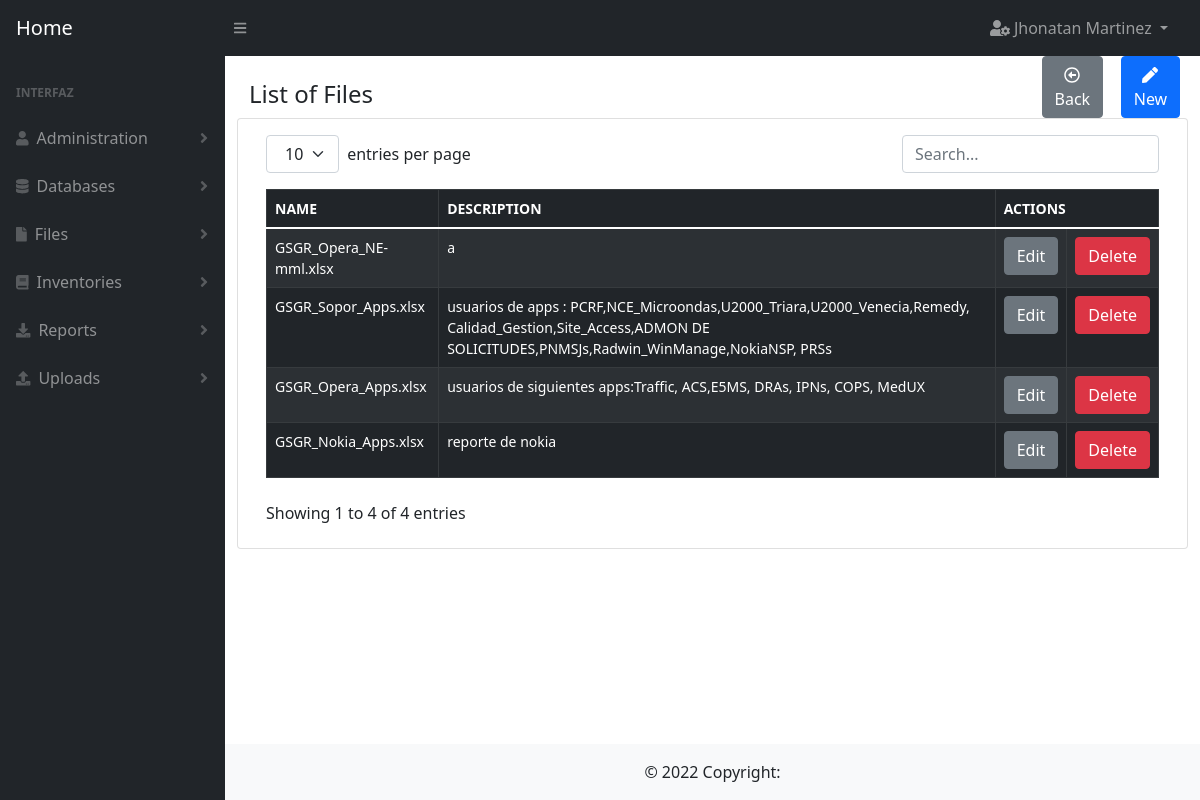
The app's page /file (signed in) with its own data.
### user/models.py (models this page shows)
class User(db.Model):
    __tablename__ = 'users'
    id = db.Column(db.Integer, primary_key=True)
    full_name = db.Column(db.String(100))
    email = db.Column(db.String(100), unique=True)
    password = db.Column(db.String(100))
    is_admin = db.Column(db.Boolean)
    role_id = db.Column(db.Integer, db.ForeignKey('roles.id'), nullable=True)
    created_at = db.Column(db.DateTime, default=datetime.datetime.now)

### file/models.py (models this page shows)
class File(db.Model):
    __tablename__ = 'files'
    id = db.Column(db.Integer, primary_key=True)
    name = db.Column(db.String(100), unique=True)
    description = db.Column(db.String(1000))
    columns = db.Column(db.String(1000))
    created_at = db.Column(db.DateTime, default=datetime.datetime.now)

### file/routes.py (the view)
@file.route(routes["index"])
@decorator(page=pages["index"])
def index():
    try:
        data = organize_data(data_model=models.File.query.order_by(models.File.id.desc()).all(),
                             show_columns=['id', 'name', 'description'])
        return render_template(templates["index"],
                               object_list=data)
    except Exception as exc:
        return show_error(pages["index"] + ': ' + str(exc))

### utils/auth.py (called while the page is built)
def has_permission(page):
    can_enter = False
    try:
        user = User.query.get(session['user_id'])
        if user.is_admin:
            can_enter = True
        else:
            page_id = Page.query.filter(Page.route == page).first().id
            permissions = Permission.query.filter_by(role_id=user.role_id, page_id=page_id).first()
            if permissions is not None:
                can_enter = True
    except Exception as exc:
        error_message = 'permission.queries.has_permission: ' + str(exc)
        print("ERROR: " + error_message)
    finally:
        return can_enter

def decorator(page, url='index'):
    def _permissions(function):
        @wraps(function)
        def new_function(*args, **kwargs):
            if not has_permission(page=page):
                return show_message(id=1,
                                    url=url)
            return function(*args, **kwargs)
        return new_function
    return _permissions

### utils/main_functions.py (called while the page is built)
def organize_data(data_model, show_columns):
    object_list = []
    try:
        for row in data_model:
            dictionary = dict((column, getattr(row, column)) for column in row.__table__.columns.keys())
            delete_columns = []
            for key in dictionary.keys():
                if key not in show_columns:
                    delete_columns.append(key)
            for column in delete_columns:
                dictionary.pop(column)
            object_list.append(dictionary)
    except Exception as exc:
        error_message = __this + inspect.stack()[0][3] + ': ' + str(exc)
        print("ERROR: ", error_message)
    finally:
        return object_list

### templates/file/index.html
{% extends 'base/index_forms.html' %}
{% block title%}
List of Files
{% endblock%}
{% block button_new%}
    onclick="window.location.href='{{ url_for('file.create') }}'"
{% endblock%}
{% block table_header_actions %}
<th colspan="3">ACTIONS</th>
{% endblock %}
{% block table_rows %}
    {% for row in object_list %}
        <tr>
            {% for key, value in row.items() %}
                {% if key != 'id'%}
                    <td>
                        {{value}}
                    </td>
                {% endif %}
            {% endfor %}
            <td><a href="{{ url_for('file.edit', id=row.id) }}" type="button" class="btn btn-secondary">Edit</a></td>
            <td><a href="{{ url_for('file.delete', id=row.id) }}" type="button" class="btn btn-danger">Delete</a></td>
        </tr>
    {% endfor %}
{% endblock %}

### templates/base/base.html (shortened to what this page needs)
<!DOCTYPE html>
<html lang="es">
<head>
    <link rel='stylesheet' href= "{{url_for('static', filename='css/styles.css')}}"/>
    <link rel='stylesheet' href= "{{url_for('static', filename='css/bootstrap.min.css')}}">
</head>
<body >
    <nav class="sb-topnav navbar navbar-expand navbar-dark bg-dark">
        <a class="navbar-brand ps-3" href="{{ url_for('index') }}">Home</a>
        <button class="btn btn-link btn-sm order-1 order-lg-0 me-4 me-lg-0" id="sidebarToggle" href="#"><i class="fas fa-bars"></i></button>
        <ul class="navbar-nav ms-auto ms-md-0 me-3 me-lg-4">
            <li class="nav-item dropdown">
                <a class="nav-link dropdown-toggle" id="navbarDropdown" href="#" role="button" data-bs-toggle="dropdown" aria-expanded="false">
                    <i class="fas fa-user-cog"></i> {{session['user']}}
                </a>
            </li>
        </ul>
    </nav>
    <div id="layoutSidenav">
        <div id="layoutSidenav_nav">
            <nav class="sb-sidenav accordion sb-sidenav-dark" id="sidenavAccordion">
                <div class="sb-sidenav-menu">
                    <div class="nav">
                        <div class="sb-sidenav-menu-heading">Interfaz</div>
                         <a class="nav-link collapsed" href="#" data-bs-toggle="collapse" data-bs-target="#collapseUsers" aria-expanded="false" aria-controls="collapseLayouts">
                            <div class="sb-nav-link-icon"><i class="fa fa-user"></i></div>
                            Administration
                            <div class="sb-sidenav-collapse-arrow"><i class="fas fa-angle-down"></i></div>
                        </a>
                        <a class="nav-link collapsed" href="#" data-bs-toggle="collapse" data-bs-target="#collapseDataBases" aria-expanded="false" aria-controls="collapseLayouts">
                            <div class="sb-nav-link-icon"><i class="fa fa-database"></i></div>
                            Databases
                            <div class="sb-sidenav-collapse-arrow"><i class="fas fa-angle-down"></i></div>
                        </a>
                         <a class="nav-link collapsed" href="#" data-bs-toggle="collapse" data-bs-target="#collapseFiles" aria-expanded="false" aria-controls="collapseLayouts">
                            <div class="sb-nav-link-icon"><i class="fa fa-file"></i></div>
                            Files
                            <div class="sb-sidenav-collapse-arrow"><i class="fas fa-angle-down"></i></div>
                        </a>
                        <a class="nav-link collapsed" href="#" data-bs-toggle="collapse" data-bs-target="#collapseInventories" aria-expanded="false" aria-controls="collapseLayouts">
                            <div class="sb-nav-link-icon"><i class="fas fa-book"></i></div>
                            Inventories
                            <div class="sb-sidenav-collapse-arrow"><i class="fas fa-angle-down"></i></div>
                        </a>
                        <a class="nav-link collapsed" href="#" data-bs-toggle="collapse" data-bs-target="#collapseReports" aria-expanded="false" aria-controls="collapseLayouts">
                            <div class="sb-nav-link-icon"><i class="fas fa-download"></i></div>
                            Reports
                            <div class="sb-sidenav-collapse-arrow"><i class="fas fa-angle-down"></i></div>
                        </a>
                        <a class="nav-link collapsed" href="#" data-bs-toggle="collapse" data-bs-target="#collapseUploads" aria-expanded="false" aria-controls="collapseLayouts">
                            <div class="sb-nav-link-icon"><i class="fas fa-upload"></i></div>
                            Uploads
                            <div class="sb-sidenav-collapse-arrow"><i class="fas fa-angle-down"></i></div>
                        </a>
                    </div>
                </div>
            </nav>
        </div>
        <div id="layoutSidenav_content">
            <main>
                <div class="container-fluid px-4">
                    <div class="row">
                        <div class="col-10">
                            <h4 class="mt-4">
                                {% block title %}{% endblock %}
                            </h4>
                        </div>
                        <div class="col-1">
                        {% block button1 %}
                        {% endblock %}
                        </div>
                        <div class="col-1">
                        {% block button2 %}
                        {% endblock %}
                        </div>
                    </div>
                    <div class="row">
                        <div class="card mb-4">
                            <div class="card-body">
                            {% block content %}{% endblock %}
                            </div>
                        </div>
                    </div>
                </div>
            </main>
            <footer class="bg-light text-center text-lg-start">
                <div class="text-center p-3" style="background-color: rgba(0, 0, 0, 0);">
                  © 2022 Copyright:
                </div>
            </footer>
        </div>
    </div>
</body>
</html>

### records on screen
User: user "Jhonatan Martinez"
File: name "GSGR_Opera_NE-mml.xlsx", row "a"
File: name "GSGR_Sopor_Apps.xlsx", description "usuarios de apps : PCRF,NCE_Microondas,U2000_Triara,U2000_Venecia,Remedy, Calidad_Gestion,Site_Access,ADMON DE SOLICITUDES,PNMSJs,Radwin_WinManage,NokiaNSP, PRSs"
File: name "GSGR_Opera_Apps.xlsx", description "usuarios de siguientes apps:Traffic, ACS,E5MS, DRAs, IPNs, COPS, MedUX"
File: name "GSGR_Nokia_Apps.xlsx", description "reporte de nokia"

### other values on screen
{{ key.upper() }} "NAME" "DESCRIPTION"
